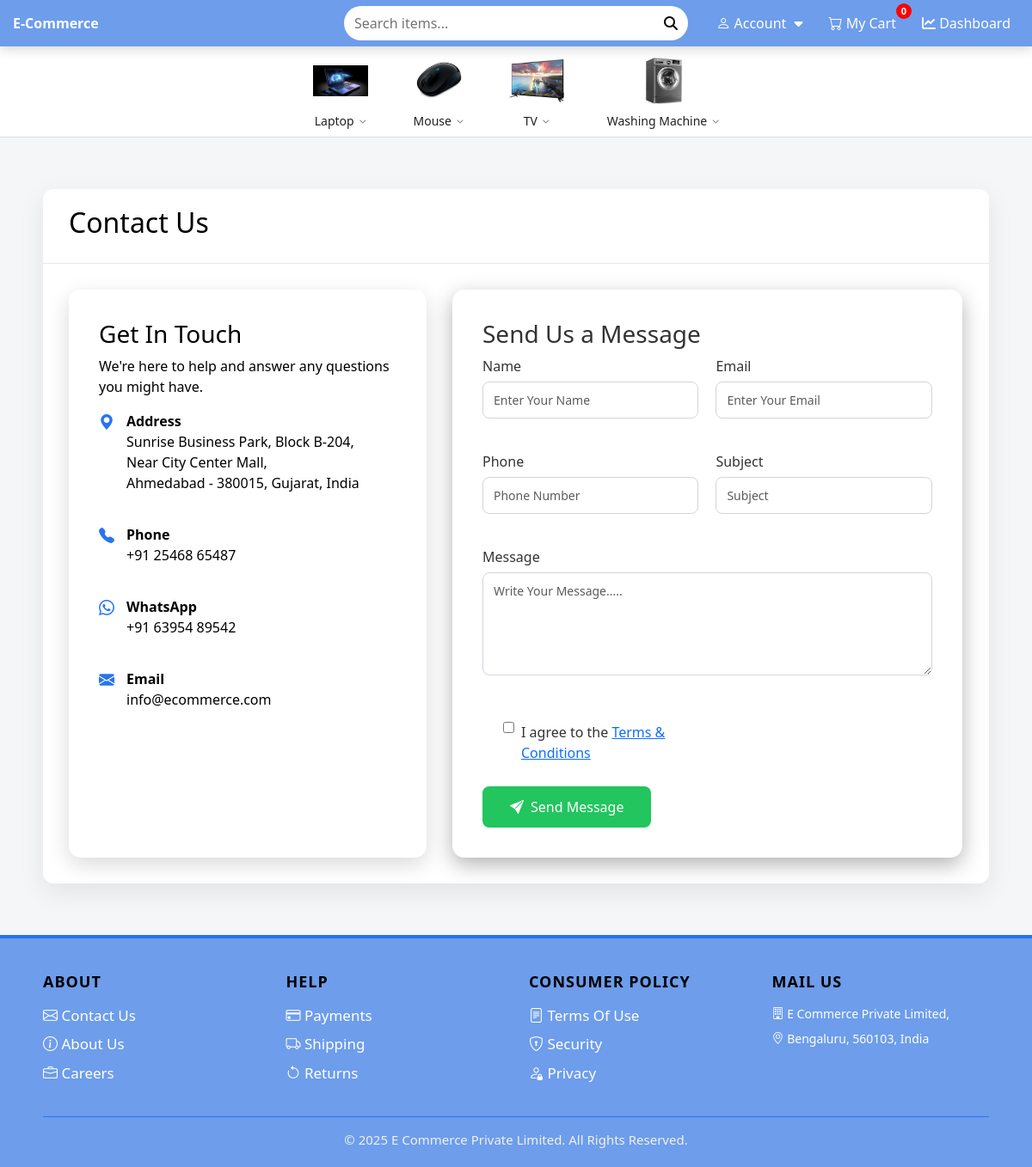
The page /user/contact/ (signed in) on the database its author committed.
### product/models.py (models this page shows, shortened)
class Category(models.Model):
    name = models.CharField(max_length=100, unique=True)
    image = models.ImageField(upload_to="categories/", blank=True, null=True)
    description = models.TextField(blank=True, null=True)

### users/views.py (the view, shortened to what this page needs)
# urls.py: path("contact/", ContactCreateView.as_view(), name="contact"),
class ContactCreateView(CreateView):
    model = Contact
    form_class = ContactForm
    template_name = "contact.html"
    success_url = reverse_lazy("contact")

### users/forms.py (shortened to what this page needs)
class ContactForm(forms.ModelForm):
    terms_accepted = forms.BooleanField(
        required=True,
        label="I agree to the Terms & Conditions"
    )
    class Meta:
        model = Contact
        fields = ['name', 'email', 'phone', 'subject' ,'message']
        widgets = {
            'name': forms.TextInput(attrs={
                'class': 'form-control',
                'placeholder': 'Enter Your Name'
            }),
            'email': forms.EmailInput(attrs={
                'class': 'form-control',
                'placeholder': 'Enter Your Email'
            }),
            'phone': forms.TextInput(attrs={
                'class': 'form-control',
                'placeholder': 'Phone Number'
            }),
            'subject': forms.TextInput(attrs={
                'class': 'form-control',
                'placeholder': 'Subject'
            }),
            'message': forms.Textarea(attrs={
                'class': 'form-control',
                'placeholder': 'Write Your Message.....',
                'rows': 2
            }),
        }

### cart/context_processors.py (called while the page is built)
def cart_count(request):
    if request.user.is_authenticated:
        count = Cart.objects.filter(user=request.user).aggregate(
            total=models.Sum("quantity")
        )["total"] or 0
        return {"cart_count": count}
    return {"cart_count": 0}

### product/context_processors.py (called while the page is built)
def category_context(request):
    return {
        'header_categories': Category.objects.all().prefetch_related('subcategories')
    }

### template/contact.html (shortened to what this page needs)
{% extends "base.html" %}
{% block content %}
<div class="contact-page">
  <div class="contact-card">
    <div class="contact-header">
      <h2>Contact Us</h2>
    </div>
    <div class="contact-body">
      <div class="contact-box contact-info">
        <h3>Get In Touch</h3>
        <p class="subtitle">
          We're here to help and answer any questions you might have.
        </p>
        <div class="info-item">
          <i class="bi bi-geo-alt-fill"></i>
          <div>
            <strong>Address</strong>
            <p>
              Sunrise Business Park, Block B-204,<br />
              Near City Center Mall,<br />
              Ahmedabad - 380015, Gujarat, India
            </p>
          </div>
        </div>
        <div class="info-item">
          <i class="bi bi-telephone-fill"></i>
          <div>
            <strong>Phone</strong>
            <p>+91 25468 65487</p>
          </div>
        </div>
        <div class="info-item">
          <i class="bi bi-whatsapp"></i>
          <div>
            <strong>WhatsApp</strong>
            <p>+91 63954 89542</p>
          </div>
        </div>
        <div class="info-item">
          <i class="bi bi-envelope-fill"></i>
          <div>
            <strong>Email</strong>
            <p>info@ecommerce.com</p>
          </div>
        </div>
      </div>
      <div class="contact-box contact-form">
        <h3>Send Us a Message</h3>
        <form method="POST" novalidate>
          <div class="form-grid">
            <div class="form-group">
              <label>Name</label>
              {{ form.name }}
            </div>
            <div class="form-group">
              <label>Email</label>
              {{ form.email }}
            </div>
            <div class="form-group">
              <label>Phone</label>
              {{ form.phone }}
            </div>
            <div class="form-group">
              <label>Subject</label>
              {{ form.subject }}
            </div>
            <div class="form-group full-width">
              <label>Message</label>
              {{ form.message }}
            </div>
            <div class="form-check terms-container mt-3">
    <div class="d-flex align-items-start gap-2">
        {{ form.terms_accepted }}
        <label class="terms-label" for="{{ form.terms_accepted.id_for_label }}">
            I agree to the
            <a href="{% url 'terms_public' %}" target="_blank" class="terms-link">
                Terms & Conditions
            </a>
        </label>
    </div>
</div>
          </div>
          <button type="submit" class="submit-btn">
            <i class="bi bi-send-fill"></i>
            Send Message
          </button>
        </form>
      </div>
    </div>
  </div>
</div>
{% endblock %}

### template/header.html (shortened to what this page needs)
<link
  rel="stylesheet"
  href="https://cdnjs.cloudflare.com/ajax/libs/font-awesome/6.5.1/css/all.min.css"
/>
<nav class="navbar">
  <a href="/" class="logo">
    <span>E-Commerce</span>
  </a>
  {% if user.is_authenticated %}
  <div class="search desktop-only">
    <input type="search" placeholder="Search items..." />
    <button><i class="fa-solid fa-magnifying-glass"></i></button>
  </div>
  {% endif %}
  <div class="right-menu">
    {% if user.is_authenticated %}
    <div class="user-dropdown desktop-only">
      <a href="#" class="profile-btn">
        <i class="bi bi-person"></i>
        <span>Account</span>
        <i class="fa-solid fa-caret-down"></i>
      </a>
    </div>
    <a href="{% url 'cart_list' %}" class="cart-link">
      <i class="bi bi-cart"></i>
      <span id="cart-count" class="cart-count">0</span>
      My Cart
    </a>
    {% if request.user.role == "admin" %}
    <a href="{% url 'dashboard_index' %}" class="desktop-only">
      <i class="fa-solid fa-chart-line"></i> Dashboard
    </a>
    {% endif %}
    {% else %}
      <a href="{% url 'signup' %}"><i class="fa-solid fa-user-plus"></i> Signup</a>
      <a href="{% url 'login' %}"><i class="fa-solid fa-right-to-bracket"></i> Login</a>
    {% endif %}
  </div>
</nav>
{% if user.is_authenticated %}
  <div class="cat-header-container">
    <div class="cat-header-inner cat-mobile-wrapper">
      {% for category in header_categories %}
        <div class="cat-item">
          <a href="#">
            {% if category.image %}
              <img src="{{ category.image.url }}" alt="{{ category.name }}">
            {% endif %}
            <span class="cat-name">
              {{ category.name }}
              {% if category.subcategories.all %}
                <i class="fa-solid fa-chevron-down desktop-only"></i>
              {% endif %}
            </span>
          </a>
        </div>
      {% endfor %}
  </div>
</div>
{% endif %}

### static/css/style.css (style rules this page uses)
* { margin: 0; padding: 0; box-sizing: border-box; }
html { -webkit-text-size-adjust: 100%; }
body { font-family: Arial, sans-serif; }
.navbar { background: #6d9deb; padding: 10px 15px; display: flex; align-items: center; justify-content: space-between; gap: 12px; position: sticky; top: 0; z-index: 9999; box-shadow: 0 4px 12px rgba(0, 0, 0, 0.15); }
.logo { display: flex; align-items: center; gap: 6px; color: white; font-weight: bold; text-decoration: none; }
.search { position: absolute; left: 50%; transform: translateX(-50%); }
.search input { width: 400px; padding: 8px 40px 8px 12px; border-radius: 20px; border: none; }
.search button { position: absolute; right: 12px; top: 50%; transform: translateY(-50%); border: none; background: transparent; cursor: pointer; }
.right-menu { display: flex; gap: 20px; }
.right-menu a { color: white; text-decoration: none; }
.cart-link { position: relative; display: inline-block; color: #000; text-decoration: none; }
.cart-count { position: absolute; top: -6px; right: -8px; background: red; color: white; font-size: 11px; font-weight: bold; min-width: 18px; height: 18px; line-height: 18px; text-align: center; border-radius: 50%; }
.desktop-only { display: block; }
* { margin: 0; padding: 0; box-sizing: border-box; font-family: 'Segoe UI', Tahoma, Geneva, Verdana, sans-serif; }
body { background-color: #f5f6fa; color: #333; }
.form-group { margin-bottom: 15px; }
.form-group input { width: 100%; }
.right-menu { display: flex; align-items: center; gap: 10px; }
.right-menu a { color: #fff; text-decoration: none; padding: 5px 10px; border-radius: 4px; }
.user-dropdown { position: relative; }
.profile-btn i:last-child { margin-left: 5px; }
.contact-page { padding: 60px 20px; background: #f4f6f8; display: flex; justify-content: center; }
.contact-card { width: 100%; max-width: 1100px; background: #ffffff; border-radius: 12px; box-shadow: 0 10px 30px rgba(0, 0, 0, 0.08); }
.contact-header { padding: 20px 30px; border-bottom: 1px solid #e5e7eb; color: #000; }
.contact-body { display: flex; gap: 30px; padding: 30px; }
.contact-box { border-radius: 14px; padding: 35px; transition: all 0.35s ease; }
.contact-info { flex: 0 0 40%; background: transparent; color: #000; box-shadow: 0 8px 25px rgba(0, 0, 0, 0.15); }
.contact-form { flex: 0 0 57%; background: #ffffff; box-shadow: 0 8px 25px rgba(0, 0, 0, 0.3); }
.info-item { display: flex; gap: 14px; margin-bottom: 20px; }
.info-item i { font-size: 18px; color: #2874f0; margin-top: 4px; }
.form-group { margin-bottom: 18px; }
.form-group input, .form-group textarea { width: 100%; padding: 10px 12px; border-radius: 8px; border: 1px solid #d1d5db; }
.submit-btn { background: #22c55e; color: #fff; padding: 12px 32px; border-radius: 8px; border: none; cursor: pointer; display: inline-flex; align-items: center; gap: 10px; }
.form-grid { display: grid; grid-template-columns: 1fr 1fr; gap: 20px; margin-bottom: 25px; }
.full-width { grid-column: 1 / -1; }
.form-group label { display: block; margin-bottom: 6px; font-weight: 500; }
.form-group input, .form-group textarea { width: 100%; padding: 10px 12px; border-radius: 8px; border: 1px solid #d1d5db; font-size: 14px; }
.form-group textarea { min-height: 120px; resize: vertical; }
.submit-btn { background: #22c55e; color: #fff; padding: 12px 32px; border-radius: 8px; border: none; cursor: pointer; display: inline-flex; align-items: center; gap: 8px; }
:root { --about-primary: #2d3436; --about-accent: #0984e3; --about-bg: #f9f9f9; --about-muted: #636e72; }
body { background-color: #f1f3f6; }
.cat-header-container { background: #fff; border-bottom: 1px solid #ddd; box-shadow: 0 1px 1px 0 rgba(0,0,0,.16); padding: 8px 0; }
.cat-header-inner { display: flex; justify-content: center; gap: 50px; max-width: 1200px; margin: 0 auto; }
.cat-item { position: relative; cursor: pointer; }
.cat-item a { text-decoration: none; color: #212121; font-weight: 500; font-size: 14px; display: flex; flex-direction: column; align-items: center; transition: color 0.2s; }
.cat-item img { width: 64px; height: 64px; object-fit: contain; margin-bottom: 4px; }
.cat-name { display: flex; align-items: center; }
.cat-name i { font-size: 8px; margin-left: 6px; color: #878787; transition: transform 0.3s; }
:root { --theme-blue: #2874f0; --theme-orange: #fb641b; --bg-shade: #f1f3f6; --success-green: #2ecc71; }
body { background-color: var(--bg-shade); font-family: "Inter", sans-serif; overflow-x: hidden; }

### rows shown on the page
Category: image (picture), name "Laptop"
Category: image (picture), name "Mouse"
Category: image (picture), name "TV"
Category: image (picture), name "Washing Machine"
